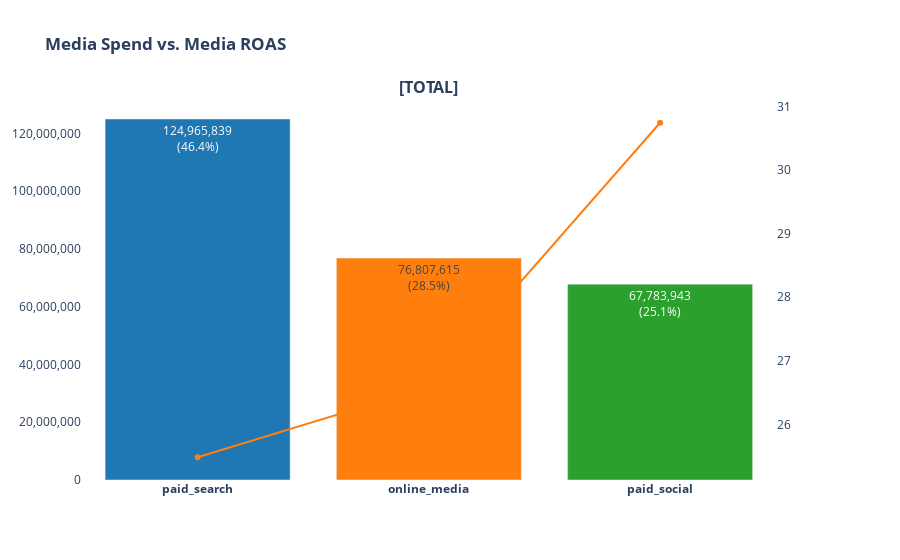

Write notebook code for a chart like this one.
### Code cell
my_fig = bmmm.plot_spend_vs_roas(dict_decomposition)

### Figure 1 — Plotly figure (JSON) as saved in the notebook; plotly's stock layout.template omitted (floating-point values rounded to 4 significant figures)
{"data": [{"hovertext": ["<b>paid_search</b> <br>Media Spend: 124,965,839 (46.4%)", "<b>online_media</b> <br>Media Spend: 76,807,615 (28.5%)", "<b>paid_social</b> <br>Media Spend: 67,783,943 (25.1%)"], "marker": {"color": ["#1f77b4", "#ff7f0e", "#2ca02c", "#d62728", "#9467bd", "#8c564b", "#e377c2", "#7f7f7f", "#bcbd22", "#17becf", "rgb(212, 174, 121)", "rgb(212, 174, 121)", "rgb(212, 174, 121)"]}, "name": "Media Spend", "text": ["124,965,839<br>(46.4%)", "76,807,615<br>(28.5%)", "67,783,943<br>(25.1%)"], "textposition": "auto", "type": "bar", "x": ["<b>paid_search</b>", "<b>online_media</b>", "<b>paid_social</b>"], "xaxis": "x", "y": [125000000.0, 76810000.0, 67780000.0], "yaxis": "y"}, {"hovertext": ["<b>paid_search</b> <br>ROAS: 25.5", "<b>online_media</b> <br>ROAS: 26.6", "<b>paid_social</b> <br>ROAS: 30.7"], "marker": {"color": "#ff7f0e"}, "name": "ROAS", "type": "scatter", "x": ["<b>paid_search</b>", "<b>online_media</b>", "<b>paid_social</b>"], "xaxis": "x", "y": [25.48, 26.59, 30.75], "yaxis": "y2"}], "layout": {"annotations": [{"font": {"size": 16}, "showarrow": false, "text": "<b>[TOTAL]</b>", "x": 0.47, "xanchor": "center", "xref": "paper", "y": 1, "yanchor": "bottom", "yref": "paper"}], "autosize": true, "barmode": "group", "plot_bgcolor": "#ffffff", "showlegend": false, "title": {"text": "<b>Media Spend vs. Media ROAS</b>"}, "uniformtext": {"minsize": 8, "mode": "hide"}, "xaxis": {"anchor": "y", "domain": [0, 0.94], "tickangle": 0}, "yaxis": {"anchor": "x", "domain": [0, 1], "tickformat": ",.0f"}, "yaxis2": {"anchor": "x", "overlaying": "y", "side": "right", "tickformat": ",.0f"}}}
